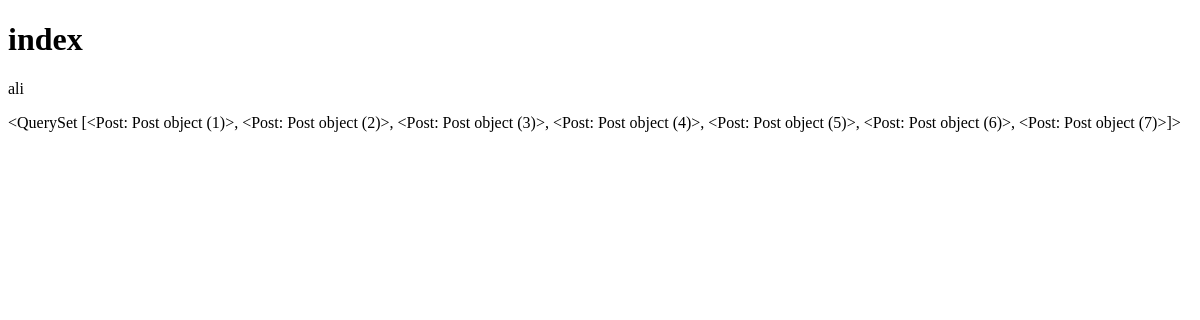
The app's page /blog/cbv-index, older data.
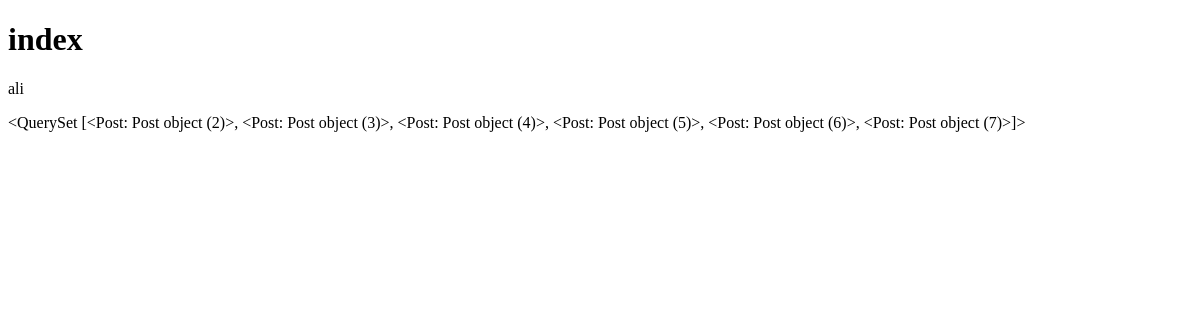
The same page, newer data.
### blog/models.py (models this page shows)
class Post(models.Model):
    author = models.ForeignKey(User, on_delete=models.CASCADE)
    image = models.ImageField(null=True, blank=True)
    title = models.CharField(max_length=250)
    content = models.TextField()
    status = models.BooleanField()
    category = models.ForeignKey("Category", on_delete=models.SET_NULL, null=True)
    created_date = models.DateTimeField(auto_now_add=True)
    updated_date = models.DateTimeField(auto_now=True)
    published_date = models.DateTimeField()

### blog/views.py (the view)
# urls.py: path('cbv-index', views.IndexView.as_view(),name="index"),
class IndexView(TemplateView):
    template_name= 'index.html'
    def get_context_data(self, **kwargs):
        context = super().get_context_data(**kwargs)
        context["name"] = "ali"
        context["posts"] = Post.objects.all()
        return context

### templates/index.html (shortened to what this page needs)
<!DOCTYPE html>
<html lang="en">
<head>
</head>
<body>
    <h1> index </h1>
    <p>{{name}}</p>
    <p> {{posts}} </p>
</body>
</html>

Row changes from the older to the newer data that the page shows:
removed Post: id "<QuerySet [<Post: Post object (1)>, <Post: Post object (2)>, <Post: Post object (3)>, <Post: Post object (4)>, <Post: Post object (5)>, <Post: Post object (6)>, <Post: Post object (7)>]>"
now on this page (row unchanged): Post: id "<QuerySet [<Post: Post object (2)>, <Post: Post object (3)>, <Post: Post object (4)>, <Post: Post object (5)>, <Post: Post object (6)>, <Post: Post object (7)>]>"
